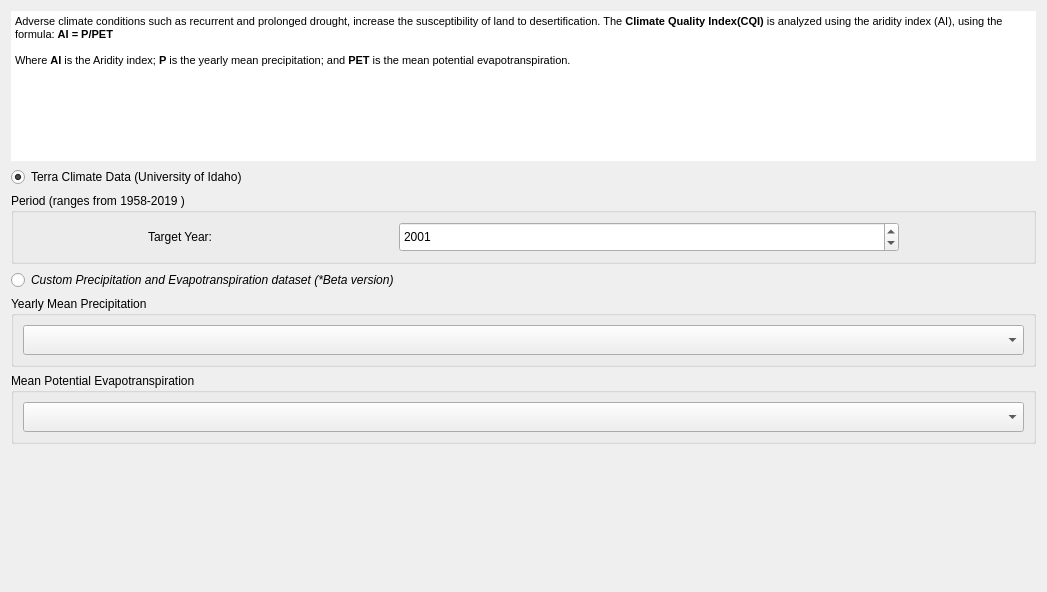
<?xml version="1.0" encoding="UTF-8"?>
<ui version="4.0">
 <class>WidgetCQISetup</class>
 <widget class="QWidget" name="WidgetCQISetup">
  <property name="geometry">
   <rect>
    <x>0</x>
    <y>0</y>
    <width>1047</width>
    <height>592</height>
   </rect>
  </property>
  <property name="windowTitle">
   <string>Form</string>
  </property>
  <layout class="QVBoxLayout" name="verticalLayout">
   <item>
    <widget class="QTextBrowser" name="textBrowser">
     <property name="enabled">
      <bool>true</bool>
     </property>
     <property name="maximumSize">
      <size>
       <width>16777215</width>
       <height>150</height>
      </size>
     </property>
     <property name="autoFillBackground">
      <bool>true</bool>
     </property>
     <property name="frameShape">
      <enum>QFrame::NoFrame</enum>
     </property>
     <property name="html">
      <string>&lt;!DOCTYPE HTML PUBLIC &quot;-//W3C//DTD HTML 4.0//EN&quot; &quot;http://www.w3.org/TR/REC-html40/strict.dtd&quot;&gt;
&lt;html&gt;&lt;head&gt;&lt;meta name=&quot;qrichtext&quot; content=&quot;1&quot; /&gt;&lt;style type=&quot;text/css&quot;&gt;
p, li { white-space: pre-wrap; }
&lt;/style&gt;&lt;/head&gt;&lt;body style=&quot; font-family:'MS Shell Dlg 2'; font-size:8pt; font-weight:400; font-style:normal;&quot;&gt;
&lt;p style=&quot; margin-top:0px; margin-bottom:0px; margin-left:0px; margin-right:0px; -qt-block-indent:0; text-indent:0px;&quot;&gt;Adverse climate conditions such as recurrent and prolonged drought, increase the susceptibility of land to desertification. The &lt;span style=&quot; font-weight:600;&quot;&gt;Climate Quality Index(CQI)&lt;/span&gt; is analyzed using the aridity index (AI), using the formula: &lt;span style=&quot; font-weight:600;&quot;&gt;AI = P/PET&lt;/span&gt; &lt;/p&gt;
&lt;p style=&quot;-qt-paragraph-type:empty; margin-top:0px; margin-bottom:0px; margin-left:0px; margin-right:0px; -qt-block-indent:0; text-indent:0px;&quot;&gt;&lt;br /&gt;&lt;/p&gt;
&lt;p style=&quot; margin-top:0px; margin-bottom:0px; margin-left:0px; margin-right:0px; -qt-block-indent:0; text-indent:0px;&quot;&gt;Where &lt;span style=&quot; font-weight:600;&quot;&gt;AI&lt;/span&gt; is the Aridity index; &lt;span style=&quot; font-weight:600;&quot;&gt;P&lt;/span&gt; is the yearly mean precipitation; and &lt;span style=&quot; font-weight:600;&quot;&gt;PET&lt;/span&gt; is the mean potential evapotranspiration.&lt;/p&gt;&lt;/body&gt;&lt;/html&gt;</string>
     </property>
    </widget>
   </item>
   <item>
    <widget class="QRadioButton" name="use_terra">
     <property name="text">
      <string>Terra Climate Data (University of Idaho)</string>
     </property>
     <property name="checked">
      <bool>true</bool>
     </property>
    </widget>
   </item>
   <item>
    <widget class="QGroupBox" name="groupBox_terra_period">
     <property name="enabled">
      <bool>true</bool>
     </property>
     <property name="title">
      <string>Period (ranges from 1958-2019 )</string>
     </property>
     <layout class="QHBoxLayout" name="horizontalLayout">
      <item>
       <widget class="QLabel" name="label_10">
        <property name="minimumSize">
         <size>
          <width>30</width>
          <height>30</height>
         </size>
        </property>
        <property name="maximumSize">
         <size>
          <width>120</width>
          <height>35</height>
         </size>
        </property>
        <property name="font">
         <font>
          <weight>50</weight>
          <bold>false</bold>
         </font>
        </property>
        <property name="text">
         <string>Target Year:</string>
        </property>
       </widget>
      </item>
      <item>
       <widget class="QDateEdit" name="use_terra_year">
        <property name="sizePolicy">
         <sizepolicy hsizetype="Minimum" vsizetype="Minimum">
          <horstretch>0</horstretch>
          <verstretch>0</verstretch>
         </sizepolicy>
        </property>
        <property name="minimumSize">
         <size>
          <width>30</width>
          <height>30</height>
         </size>
        </property>
        <property name="maximumSize">
         <size>
          <width>500</width>
          <height>35</height>
         </size>
        </property>
        <property name="maximumDate">
         <date>
          <year>2019</year>
          <month>12</month>
          <day>31</day>
         </date>
        </property>
        <property name="minimumDate">
         <date>
          <year>1958</year>
          <month>1</month>
          <day>1</day>
         </date>
        </property>
        <property name="displayFormat">
         <string notr="true">yyyy</string>
        </property>
        <property name="date">
         <date>
          <year>2001</year>
          <month>1</month>
          <day>1</day>
         </date>
        </property>
       </widget>
      </item>
     </layout>
    </widget>
   </item>
   <item>
    <widget class="QRadioButton" name="use_custom">
     <property name="font">
      <font>
       <italic>true</italic>
      </font>
     </property>
     <property name="text">
      <string>Custom Precipitation and Evapotranspiration dataset (*Beta version)</string>
     </property>
    </widget>
   </item>
   <item>
    <widget class="QGroupBox" name="groupBox_custom_prec">
     <property name="enabled">
      <bool>true</bool>
     </property>
     <property name="title">
      <string>Yearly Mean Precipitation</string>
     </property>
     <layout class="QGridLayout" name="gridLayout_4">
      <item row="0" column="1">
       <widget class="WidgetDataIOSelectTELayerImport" name="use_custom_prec">
        <property name="enabled">
         <bool>true</bool>
        </property>
        <property name="sizePolicy">
         <sizepolicy hsizetype="Preferred" vsizetype="Minimum">
          <horstretch>0</horstretch>
          <verstretch>0</verstretch>
         </sizepolicy>
        </property>
        <property name="minimumSize">
         <size>
          <width>0</width>
          <height>30</height>
         </size>
        </property>
        <property name="layer_type" stdset="0">
         <string notr="true">Aridity Index</string>
        </property>
       </widget>
      </item>
     </layout>
    </widget>
   </item>
   <item>
    <widget class="QGroupBox" name="groupBox_custom_pet">
     <property name="enabled">
      <bool>true</bool>
     </property>
     <property name="title">
      <string>Mean Potential Evapotranspiration</string>
     </property>
     <layout class="QGridLayout" name="gridLayout_6">
      <item row="0" column="1">
       <widget class="WidgetDataIOSelectTELayerImport" name="use_custom_pet">
        <property name="enabled">
         <bool>true</bool>
        </property>
        <property name="sizePolicy">
         <sizepolicy hsizetype="Preferred" vsizetype="Minimum">
          <horstretch>0</horstretch>
          <verstretch>0</verstretch>
         </sizepolicy>
        </property>
        <property name="minimumSize">
         <size>
          <width>0</width>
          <height>30</height>
         </size>
        </property>
        <property name="layer_type" stdset="0">
         <string notr="true">Aridity Index</string>
        </property>
       </widget>
      </item>
     </layout>
    </widget>
   </item>
   <item>
    <spacer name="horizontalSpacer">
     <property name="orientation">
      <enum>Qt::Horizontal</enum>
     </property>
     <property name="sizeHint" stdset="0">
      <size>
       <width>40</width>
       <height>50</height>
      </size>
     </property>
    </spacer>
   </item>
   <item>
    <spacer name="verticalSpacer">
     <property name="orientation">
      <enum>Qt::Vertical</enum>
     </property>
     <property name="sizeType">
      <enum>QSizePolicy::Expanding</enum>
     </property>
     <property name="sizeHint" stdset="0">
      <size>
       <width>20</width>
       <height>40</height>
      </size>
     </property>
    </spacer>
   </item>
  </layout>
  <zorder>use_custom</zorder>
  <zorder>groupBox_custom_prec</zorder>
  <zorder>groupBox_custom_pet</zorder>
  <zorder>use_terra</zorder>
  <zorder>groupBox_terra_period</zorder>
  <zorder>textBrowser</zorder>
 </widget>
 <customwidgets>
  <customwidget>
   <class>WidgetDataIOSelectTELayerImport</class>
   <extends>QComboBox</extends>
   <header>LDMS/data_io</header>
  </customwidget>
 </customwidgets>
 <resources/>
 <connections/>
</ui>
